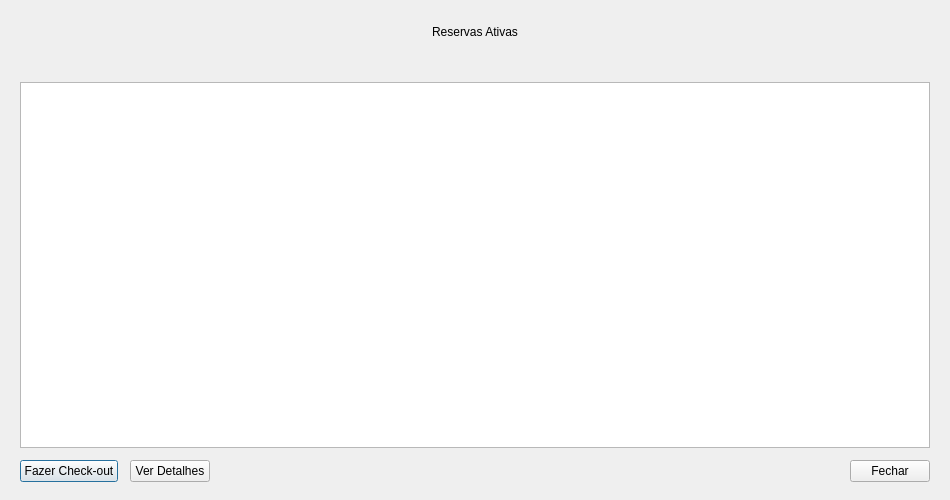
<?xml version="1.0" encoding="UTF-8"?>
<ui version="4.0">
 <class>JanelaReservas</class>
 <widget class="QDialog" name="JanelaReservas">
  <property name="geometry">
   <rect>
    <x>0</x>
    <y>0</y>
    <width>950</width>
    <height>500</height>
   </rect>
  </property>
  <property name="windowTitle">
   <string>Reservas Ativas - HotelUFSC</string>
  </property>
  <property name="objectName">
   <string>JanelaReservas</string>
  </property>
  <layout class="QVBoxLayout" name="reservasRootLayout">
   <property name="spacing">
    <number>0</number>
   </property>
   <property name="leftMargin">
    <number>0</number>
   </property>
   <property name="topMargin">
    <number>0</number>
   </property>
   <property name="rightMargin">
    <number>0</number>
   </property>
   <property name="bottomMargin">
    <number>0</number>
   </property>

   <item>
    <widget class="QFrame" name="reservasBannerFrame">
     <property name="minimumSize">
      <size>
       <width>0</width>
       <height>64</height>
      </size>
     </property>
     <property name="objectName">
      <string>reservasBannerFrame</string>
     </property>
     <layout class="QVBoxLayout" name="reservasBannerLayout">
      <item>
       <widget class="QLabel" name="reservasTituloLabel">
        <property name="text">
         <string>Reservas Ativas</string>
        </property>
        <property name="alignment">
         <set>Qt::AlignCenter</set>
        </property>
        <property name="objectName">
         <string>reservasTituloLabel</string>
        </property>
       </widget>
      </item>
     </layout>
    </widget>
   </item>

   <item>
    <layout class="QVBoxLayout" name="reservasConteudoLayout">
     <property name="spacing">
      <number>12</number>
     </property>
     <property name="leftMargin">
      <number>20</number>
     </property>
     <property name="topMargin">
      <number>18</number>
     </property>
     <property name="rightMargin">
      <number>20</number>
     </property>
     <property name="bottomMargin">
      <number>18</number>
     </property>

     <item>
      <widget class="QTableWidget" name="reservasTableWidget">
       <property name="objectName">
        <string>reservasTableWidget</string>
       </property>
      </widget>
     </item>

     <item>
      <layout class="QHBoxLayout" name="reservasBotoesLayout">
       <item>
        <widget class="QPushButton" name="fazerCheckOutButton">
         <property name="text">
          <string>Fazer Check-out</string>
         </property>
         <property name="objectName">
          <string>fazerCheckOutButton</string>
         </property>
        </widget>
       </item>
       <item>
        <widget class="QPushButton" name="verDetalhesButton">
         <property name="text">
          <string>Ver Detalhes</string>
         </property>
         <property name="objectName">
          <string>verDetalhesButton</string>
         </property>
        </widget>
       </item>
       <item>
        <spacer name="reservasBotoesSpacer">
         <property name="orientation">
          <enum>Qt::Horizontal</enum>
         </property>
         <property name="sizeHint" stdset="0">
          <size>
           <width>40</width>
           <height>20</height>
          </size>
         </property>
        </spacer>
       </item>
       <item>
        <widget class="QPushButton" name="fecharButton">
         <property name="text">
          <string>Fechar</string>
         </property>
         <property name="objectName">
          <string>fecharButton</string>
         </property>
        </widget>
       </item>
      </layout>
     </item>

    </layout>
   </item>

  </layout>
 </widget>
 <resources/>
 <connections/>
</ui>
